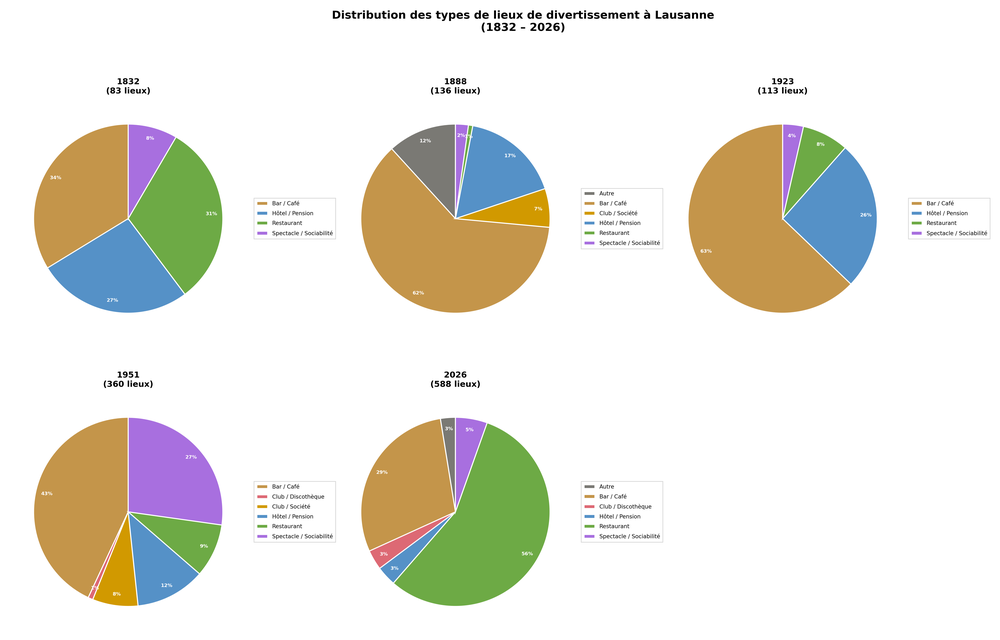
#> input picture divertissement_comparaison_normalized.png, 1000 x 640 px, shrunk from 6051 x 3875 before the run
$ python convert_cv2.py divertissement_comparaison_normalized.png out
#> lines starting #> are read from the running program, lines starting #| are printed output that depends on the picture
#!/usr/bin/env python3
"""
Convert GeoTIFF to PNG using OpenCV (cv2).
OpenCV peut lire les fichiers TIFF sans les limitations de PIL.
"""

from pathlib import Path
import sys
import cv2
import numpy as np

def convert_tif_to_png(tif_path, output_dir='assets/images'):
    """Convert TIF to PNG using OpenCV."""
#> called with output_dir = 'out'
    tif_path = Path(tif_path)
    output_dir = Path(output_dir)

    if not tif_path.exists():
        print(f"❌ File not found: {tif_path}")
        return False

    png_path = output_dir / (tif_path.stem + '.png')
    output_dir.mkdir(parents=True, exist_ok=True)

    print(f"\n📍 Converting: {tif_path.name}")
    print(f"   → PNG: {png_path}")

    try:
        # Read TIFF with OpenCV
        img = cv2.imread(str(tif_path), cv2.IMREAD_UNCHANGED)
#> img is the input picture: shape (640, 1000, 4); mean B, G, R, A 221.8, 230.6, 232, 255

        if img is None:
            print(f"❌ Failed to read file with OpenCV")
            return False

        print(f"   Shape: {img.shape}")
#|    Shape: (640, 1000, 4)
        print(f"   Dtype: {img.dtype}")
#|    Dtype: uint8

        # Handle different formats
        if len(img.shape) == 3:
            # Multi-channel image
            if img.shape[2] == 4:
                # RGBA - convert to RGB
                img = cv2.cvtColor(img, cv2.COLOR_BGRA2BGR)
#> img: shape (640, 1000, 3)
            elif img.shape[2] == 3:
                # BGR (OpenCV default) - convert to RGB for PNG
                img = cv2.cvtColor(img, cv2.COLOR_BGR2RGB)
        else:
            # Grayscale - convert to RGB
            img = cv2.cvtColor(img, cv2.COLOR_GRAY2RGB)

        # Normalize if needed
        if img.dtype != np.uint8:
            # Scale to 0-255
            img_min = img.min()
            img_max = img.max()
            if img_max > img_min:
                img = ((img - img_min) / (img_max - img_min) * 255).astype(np.uint8)
            else:
                img = img.astype(np.uint8)

        # Save as PNG
        success = cv2.imwrite(str(png_path), cv2.cvtColor(img, cv2.COLOR_RGB2BGR))
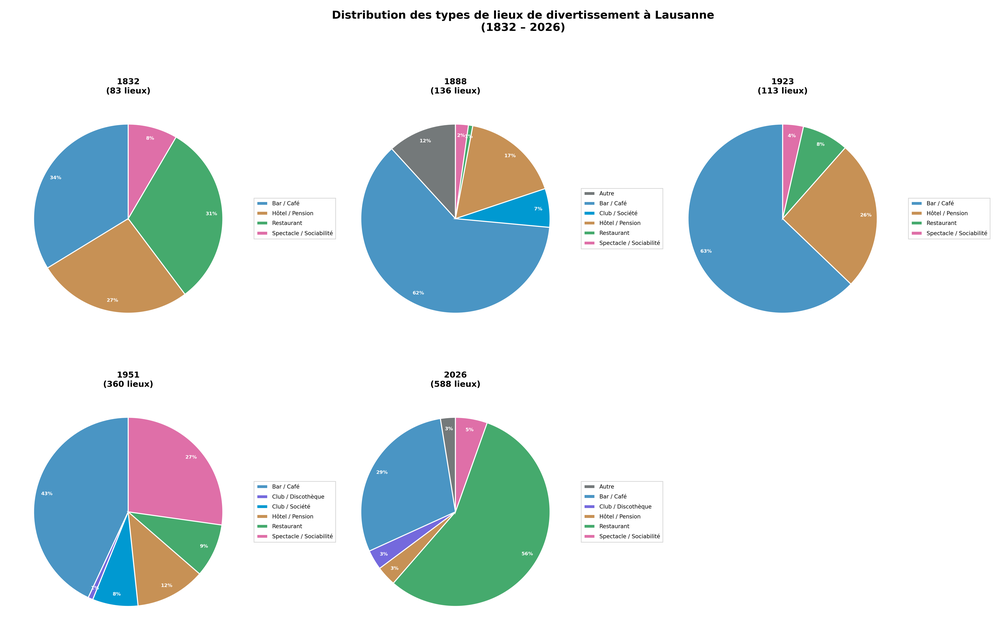
#> saved as divertissement_comparaison_normalized.png: shape (640, 1000, 3); mean B, G, R 232, 230.6, 221.8

        if success:
            print(f"✓ PNG saved: {png_path}")
            print(f"  Dimensions: {img.shape[1]}x{img.shape[0]} pixels")
#|   Dimensions: 1000x640 pixels
            return True
        else:
            print(f"❌ Failed to write PNG")
            return False

    except Exception as e:
        print(f"❌ Error: {e}")
        import traceback
        traceback.print_exc()
        return False


if __name__ == '__main__':
    if len(sys.argv) < 2:
        print("Usage: python3 convert_cv2.py <file.tif> [output_dir]")
        print("\nExample:")
        print("  python3 convert_cv2.py assets/images/1923.tif assets/images")
        sys.exit(1)

    tif_file = sys.argv[1]
    output_dir = sys.argv[2] if len(sys.argv) > 2 else 'assets/images'

    success = convert_tif_to_png(tif_file, output_dir)
    sys.exit(0 if success else 1)
#> (the program exits here)
